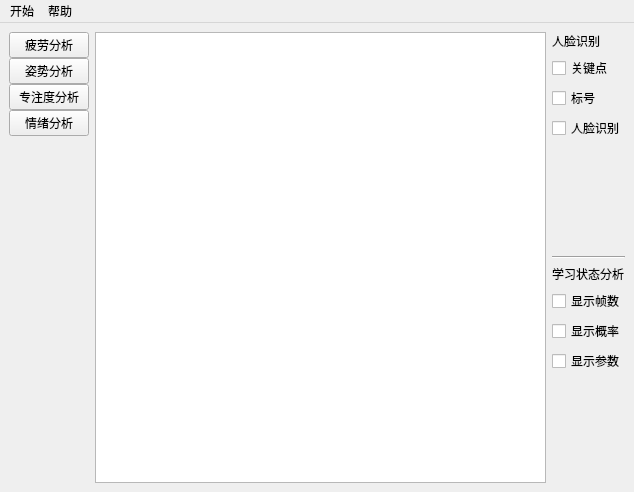
<?xml version="1.0" encoding="UTF-8"?>
<ui version="4.0">
 <class>MainWindow</class>
 <widget class="QMainWindow" name="MainWindow">
  <property name="geometry">
   <rect>
    <x>0</x>
    <y>0</y>
    <width>634</width>
    <height>492</height>
   </rect>
  </property>
  <property name="windowTitle">
   <string>在线学习分析系统</string>
  </property>
  <widget class="QWidget" name="centralwidget">
   <layout class="QHBoxLayout" name="horizontalLayout_3">
    <item>
     <layout class="QHBoxLayout" name="horizontalLayout_2">
      <item>
       <layout class="QVBoxLayout" name="verticalLayout_2">
        <property name="spacing">
         <number>0</number>
        </property>
        <property name="leftMargin">
         <number>0</number>
        </property>
        <item alignment="Qt::AlignHCenter">
         <widget class="QPushButton" name="pushButton_3">
          <property name="sizePolicy">
           <sizepolicy hsizetype="Fixed" vsizetype="Fixed">
            <horstretch>0</horstretch>
            <verstretch>0</verstretch>
           </sizepolicy>
          </property>
          <property name="text">
           <string>疲劳分析</string>
          </property>
         </widget>
        </item>
        <item alignment="Qt::AlignHCenter">
         <widget class="QPushButton" name="pushButton_4">
          <property name="sizePolicy">
           <sizepolicy hsizetype="Fixed" vsizetype="Fixed">
            <horstretch>0</horstretch>
            <verstretch>0</verstretch>
           </sizepolicy>
          </property>
          <property name="text">
           <string>姿势分析</string>
          </property>
         </widget>
        </item>
        <item alignment="Qt::AlignHCenter">
         <widget class="QPushButton" name="pushButton_2">
          <property name="sizePolicy">
           <sizepolicy hsizetype="Fixed" vsizetype="Fixed">
            <horstretch>0</horstretch>
            <verstretch>0</verstretch>
           </sizepolicy>
          </property>
          <property name="text">
           <string>专注度分析</string>
          </property>
         </widget>
        </item>
        <item alignment="Qt::AlignHCenter">
         <widget class="QPushButton" name="pushButton">
          <property name="sizePolicy">
           <sizepolicy hsizetype="Fixed" vsizetype="Fixed">
            <horstretch>0</horstretch>
            <verstretch>0</verstretch>
           </sizepolicy>
          </property>
          <property name="text">
           <string>情绪分析</string>
          </property>
         </widget>
        </item>
        <item>
         <spacer name="verticalSpacer">
          <property name="orientation">
           <enum>Qt::Vertical</enum>
          </property>
          <property name="sizeType">
           <enum>QSizePolicy::Expanding</enum>
          </property>
          <property name="sizeHint" stdset="0">
           <size>
            <width>20</width>
            <height>40</height>
           </size>
          </property>
         </spacer>
        </item>
       </layout>
      </item>
      <item>
       <widget class="QGraphicsView" name="graphicsView"/>
      </item>
      <item>
       <layout class="QVBoxLayout" name="verticalLayout_3">
        <item alignment="Qt::AlignVCenter">
         <widget class="QLabel" name="label_2">
          <property name="enabled">
           <bool>true</bool>
          </property>
          <property name="text">
           <string>人脸识别</string>
          </property>
         </widget>
        </item>
        <item>
         <widget class="QCheckBox" name="checkBox_3">
          <property name="text">
           <string>关键点</string>
          </property>
         </widget>
        </item>
        <item>
         <widget class="QCheckBox" name="checkBox">
          <property name="text">
           <string>标号</string>
          </property>
         </widget>
        </item>
        <item>
         <widget class="QCheckBox" name="checkBox_2">
          <property name="text">
           <string>人脸识别</string>
          </property>
         </widget>
        </item>
        <item>
         <spacer name="verticalSpacer_2">
          <property name="orientation">
           <enum>Qt::Vertical</enum>
          </property>
          <property name="sizeHint" stdset="0">
           <size>
            <width>20</width>
            <height>40</height>
           </size>
          </property>
         </spacer>
        </item>
        <item>
         <widget class="Line" name="line">
          <property name="orientation">
           <enum>Qt::Horizontal</enum>
          </property>
         </widget>
        </item>
        <item alignment="Qt::AlignVCenter">
         <widget class="QLabel" name="label">
          <property name="text">
           <string>学习状态分析</string>
          </property>
         </widget>
        </item>
        <item>
         <widget class="QCheckBox" name="checkBox_6">
          <property name="text">
           <string>显示帧数</string>
          </property>
         </widget>
        </item>
        <item>
         <widget class="QCheckBox" name="checkBox_5">
          <property name="text">
           <string>显示概率</string>
          </property>
         </widget>
        </item>
        <item>
         <widget class="QCheckBox" name="checkBox_4">
          <property name="text">
           <string>显示参数</string>
          </property>
         </widget>
        </item>
        <item>
         <spacer name="verticalSpacer_3">
          <property name="orientation">
           <enum>Qt::Vertical</enum>
          </property>
          <property name="sizeHint" stdset="0">
           <size>
            <width>20</width>
            <height>40</height>
           </size>
          </property>
         </spacer>
        </item>
       </layout>
      </item>
     </layout>
    </item>
   </layout>
  </widget>
  <widget class="QMenuBar" name="menubar">
   <property name="geometry">
    <rect>
     <x>0</x>
     <y>0</y>
     <width>634</width>
     <height>22</height>
    </rect>
   </property>
   <widget class="QMenu" name="menu">
    <property name="title">
     <string>开始</string>
    </property>
    <addaction name="actionFile"/>
    <addaction name="actionCamera"/>
   </widget>
   <widget class="QMenu" name="menu_2">
    <property name="title">
     <string>帮助</string>
    </property>
    <addaction name="actionContact_Us"/>
   </widget>
   <addaction name="menu"/>
   <addaction name="menu_2"/>
  </widget>
  <action name="actionFile">
   <property name="text">
    <string>File</string>
   </property>
  </action>
  <action name="actionCamera">
   <property name="text">
    <string>Camera</string>
   </property>
  </action>
  <action name="actionContact_Us">
   <property name="text">
    <string>Contact Us</string>
   </property>
  </action>
 </widget>
 <resources/>
 <connections/>
</ui>
